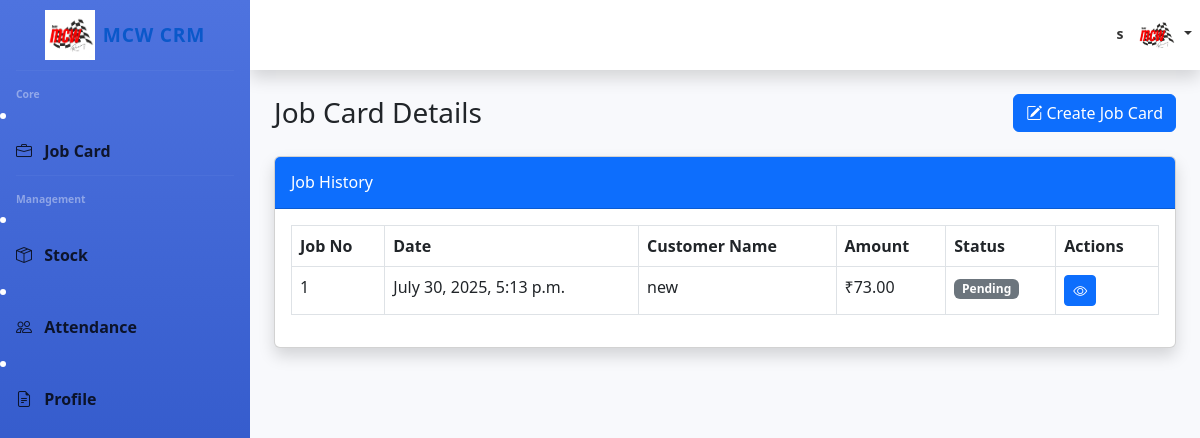
The page /Supervisor/Supervisor_jobcard (signed in) on the database its author committed.
### Supervisor/models.py (models this page shows, shortened)
class JobCardDB(models.Model):
    JOB_TYPE_CHOICES = [
        ('Service', 'Service'),
        ('Repair', 'Repair'),
        ('Inspection', 'Inspection'),
        ('Custom', 'Custom Work'),
    ]
    STATUS_CHOICES = [
        ('Pending', 'Pending'),
        ('In Progress', 'In Progress'),
        ('Completed', 'Completed'),
        ('On Hold', 'On Hold'),
    ]
    PAYMENT_CHOICES = [
        ('Pending', 'Pending'),
        ('Completed', 'Completed'),
        ('On Hold', 'On Hold'),
    ]
    PaymentMethod_CHOICES = [
        ('UPI', 'UPI'),
        ('Cash', 'Cash'),
        ('Credit/Debit Card', 'Credit/Debit Card'),
        ('Bank Transfe', 'Bank Transfe'),
    ]
    id = models.AutoField(primary_key=True)
    customer = models.ForeignKey(CustomerDB, on_delete=models.CASCADE, blank=True, null=True)
    vehicle = models.ForeignKey(VehicleDB, on_delete=models.CASCADE, blank=True, null=True)
    job_type = models.CharField(max_length=20, choices=JOB_TYPE_CHOICES, blank=True, null=True)
    received_date = models.DateField( blank=True, null=True)
    delivery_date = models.DateField( blank=True, null=True)
    assigned_staff = models.ForeignKey(UsesDB, on_delete=models.CASCADE)
    work_description = models.TextField(blank=True, null=True)
    status = models.CharField(max_length=20, choices=STATUS_CHOICES, default='Pending', blank=True, null=True)
    labor_hours = models.DecimalField(max_digits=5, decimal_places=2, default=1, blank=True, null=True)
    hourly_rate = models.DecimalField(max_digits=10, decimal_places=2, default=50.00, blank=True, null=True)
    discount = models.DecimalField(max_digits=5, decimal_places=2, default=0.00, blank=True, null=True)
    TotalPayent = models.DecimalField(max_digits=10, decimal_places=2, default=00.00, blank=True, null=True)
    paydPayent = models.DecimalField(max_digits=10, decimal_places=2, default=00.00, blank=True, null=True)
    created_at = models.DateTimeField(auto_now_add=True)
    editeed_details = models.TextField(blank=True, null=True)
    paymentStatus= models.CharField(max_length=20, choices=PAYMENT_CHOICES, default='Pending', blank=True, null=True)
    PaymentMethod=models.CharField(max_length=20, choices=PaymentMethod_CHOICES, default='UPI', blank=True, null=True)
    PaymentNotes= models.TextField(blank=True, null=True)
    Paymentdonebynote= models.TextField(blank=True, null=True)

class CustomerDB(models.Model):
    createdby = models.ForeignKey(UsesDB, on_delete=models.CASCADE, blank=True, null=True)
    id = models.AutoField(primary_key=True)
    name = models.CharField(max_length=100, blank=True, null=True)
    phone = models.CharField(max_length=20, blank=True, null=True)
    email = models.EmailField(blank=True, null=True)
    address = models.TextField(blank=True, null=True)
    created_at = models.DateTimeField(auto_now_add=True)
    customernotes = models.TextField(blank=True,  null=True)

### Supervisor/views.py (the view)
# urls.py: path('Supervisor_jobcard', views.Supervisor_jobcard, name='Supervisor_jobcard'),
def Supervisor_jobcard(request):
    user_id=request.session['user_id']
    user_name=request.session['user_name']
    position=request.session['user_position']
    if position=="Supervisor":
        JobCardDBdata=JobCardDB.objects.all()[::-1]
        data={"JobCardDBdata":JobCardDBdata,"name":user_name}
        return render(request,"Supervisor_jobcard.html",data)
    else:return redirect("login")

### Supervisor/templates/Supervisor_jobcard.html (shortened to what this page needs)
{% load static %}
<!DOCTYPE html>
<html lang="en">
<head>
    <link href="https://cdn.jsdelivr.net/npm/bootstrap@5.3.0/dist/css/bootstrap.min.css" rel="stylesheet">
    <link rel="stylesheet" href="https://cdn.jsdelivr.net/npm/bootstrap-icons@1.10.0/font/bootstrap-icons.css">
</head>
<body id="page-top">
 <div class="sidebar" id="sidebar">
        <a class="sidebar-brand d-flex align-items-center justify-content-center" href="#">
            <img src="{% static 'img/logo.png' %}" alt="MCW" height="50" class="me-2">
            <span>MCW CRM</span>
        </a>
        <hr class="sidebar-divider">
        <div class="sidebar-heading">Core</div>
        <li class="nav-item">
            <a class="nav-link" href="/Supervisor/Supervisor_jobcard">
                <i class="bi bi-briefcase"></i>
                <span>Job Card</span>
            </a>
        </li>
        <hr class="sidebar-divider">
        <div class="sidebar-heading">Management</div>
             <li class="nav-item">
            <a class="nav-link" href="/Supervisor/supervisor_view_stock">
                <i class="bi bi-box-seam"></i>
                <span>Stock</span>
            </a>
        </li>
        <li class="nav-item">
            <a class="nav-link" href="/Supervisor/supervisor_view_staff_attendance">
                <i class="bi bi-people"></i>
                <span>Attendance</span>
            </a>
        </li>
        <li class="nav-item">
            <a class="nav-link" href="/Supervisor/profile">
                <i class="bi bi-file-earmark-text"></i>
                <span>Profile</span>
            </a>
        </li>
    </div>
    <div id="content">
        <nav class="topbar navbar navbar-expand navbar-light shadow">
            <ul class="navbar-nav ms-auto">
                <li class="nav-item dropdown no-arrow">
                    <a class="nav-link dropdown-toggle" href="#" id="userDropdown" role="button"
                        data-bs-toggle="dropdown">
                        <span class="me-2 d-none d-lg-inline text-gray-600 small">{{name}}</span>
                        <img class="img-profile rounded-circle" src="{% static 'img/logo.png' %}" height="40px">
                    </a>
                </li>
            </ul>
        </nav>
        <div class="container-fluid p-4">
            <div class="d-sm-flex align-items-center justify-content-between mb-4">
                <h1 class="h3 mb-0 text-gray-800">Job Card Details</h1>
                <div>
                    <a href="/Supervisor/jobcard_create_pg" class="btn btn-primary">
                        <i class="bi bi-pencil-square"></i> Create Job Card
                    </a>
                </div>
            </div>
            <div class="card shadow mb-4">
                <div class="card-header py-3 bg-primary text-white">
                    <h6 class="m-0 font-weight-bold">Job History</h6>
                </div>
                <div class="card-body">
                    <div class="table-responsive">
                        <table class="table table-bordered table-hover">
                            <thead>
                                <tr>
                                    <th>Job No</th>
                                    <th>Date</th>
                                    <th>Customer Name</th>
                                    <th>Amount</th>
                                    <th>Status</th>
                                    <th>Actions</th>
                                </tr>
                            </thead>
                            <tbody>
                                {% for i in JobCardDBdata %}
                                <tr>
                                    <td>{{i.id}}</td>
                                    <td>{{i.created_at}}</td>
                                    <td>{{i.customer.name}}</td>
                                    <td>₹{{i.TotalPayent}}</td>
                                    <td>
                                         {% if i.status == 'Completed' %}
                                            <span class="badge bg-success">Completed</span>
                                        {% elif i.status == 'In Progress' %}
                                            <span class="badge bg-warning text-dark">In Progress</span>
                                        {% elif i.status == 'Pending' %}
                                            <span class="badge bg-secondary">Pending</span>
                                        {% elif i.status == 'On Hold' %}
                                            <span class="badge bg-danger">On Hold</span>
                                        {% elif i.status == 'Approved' %}
                                            <span class="badge bg-info">Approved</span>
                                        {% else %}
                                            <span class="badge bg-light text-dark">{{i.status}}</span>
                                        {% endif %}
                                    </td>
                                    <td>
                                        <a href="/Supervisor/Supervisor_single_jobcard/{{i.id}}" class="btn btn-sm btn-primary"><i class="bi bi-eye"></i></a>
                                    </td>
                                </tr>
                                {% endfor %}
                            </tbody>
                        </table>
                    </div>
                </div>
            </div>
        </div>
    </div>
</body>
</html>

### Supervisor/templates/Supervisor_jobcard.html (style rules this page uses)
:root { --primary-color: #4e73df; --dark-color: #5a5c69; --sidebar-width: 250px; }
body { font-family: 'Segoe UI', Tahoma, Geneva, Verdana, sans-serif; background-color: #f8f9fc; overflow-x: hidden; }
.sidebar { width: var(--sidebar-width); height: 100vh; position: fixed; left: 0; top: 0; background: linear-gradient(180deg, var(--primary-color) 0%, #224abe 100%); color: white; transition: all 0.3s; z-index: 1000; }
.sidebar-brand { height: 4.375rem; text-decoration: none; font-size: 1.2rem; font-weight: 800; padding: 1.5rem 1rem; text-align: center; letter-spacing: 0.05rem; }
.sidebar-divider { border-top: 1px solid rgba(255, 255, 255, 0.15); margin: 0 1rem 1rem; }
.sidebar-heading { padding: 0 1rem; font-weight: 800; font-size: 0.65rem; color: rgba(255, 255, 255, 0.4); }
.nav-item { position: relative; }
.nav-link { color: rgba(0, 0, 0, 0.8); padding: 0.75rem 1rem; font-weight: 600; }
.nav-link i { margin-right: 0.5rem; }
#content { width: calc(100% - var(--sidebar-width)); margin-left: var(--sidebar-width); min-height: 100vh; transition: all 0.3s; }
.topbar { height: 4.375rem; box-shadow: 0 0.15rem 1.75rem 0 rgba(58, 59, 69, 0.15); background-color: white; }

### rows shown on the page
JobCardDB: id "1", created_at "July 30, 2025, 5:13 p.m.", customer.name "new", TotalPayent "73.00", status "Pending"

### other values the page prints
{{ name }} "s"
